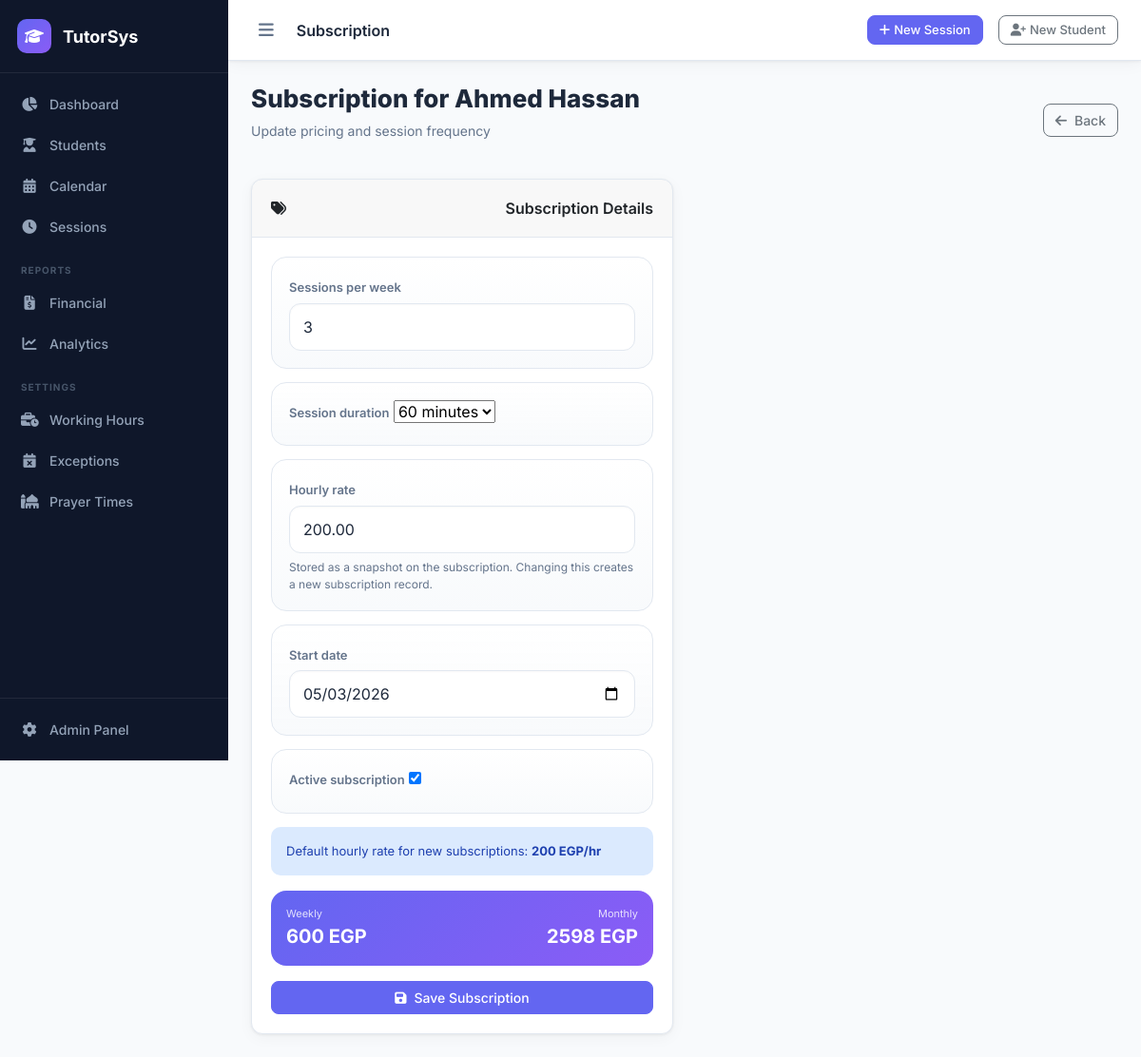
Page /students/1/subscription/ on the committed database.
### scheduler/models.py (models this page shows, shortened)
class Student(models.Model):
    name = models.CharField(max_length=200)
    phone = models.CharField(max_length=20, blank=True)
    notes = models.TextField(blank=True)
    country = models.CharField(max_length=100, blank=True)
    timezone = models.CharField(max_length=64, default='UTC')
    created_at = models.DateTimeField(auto_now_add=True)
    is_active = models.BooleanField(default=True)

class Subscription(models.Model):
    DURATION_CHOICES = [
        (30, _('30 minutes')),
        (60, _('60 minutes')),
    ]
    student = models.ForeignKey(Student, on_delete=models.CASCADE, related_name='subscriptions')
    sessions_per_week = models.PositiveIntegerField(default=3)
    session_duration = models.IntegerField(choices=DURATION_CHOICES, default=60)
    hourly_rate = models.DecimalField(max_digits=10, decimal_places=2, default=DEFAULT_HOURLY_RATE)
    is_active = models.BooleanField(default=True)
    start_date = models.DateField(default=timezone.localdate)
    created_at = models.DateTimeField(auto_now_add=True)

### scheduler/views.py (the view)
# urls.py: path('students/<int:student_pk>/subscription/', views.subscription_edit, name='subscription_edit'),
def subscription_edit(request, student_pk):
    student = get_object_or_404(Student, pk=student_pk)
    sub = student.subscriptions.filter(is_active=True).first()
    if request.method == 'POST':
        form = SubscriptionForm(request.POST, instance=sub)
        if form.is_valid():
            new_sub = form.save(commit=False)
            new_sub.student = student
            if sub and sub.pk:
                sub.is_active = False
                sub.save()
                new_sub.pk = None
            new_sub.is_active = True
            new_sub.save()
            messages.success(request, _('Subscription updated.'))
            return redirect('scheduler:student_detail', pk=student.pk)
    else:
        form = SubscriptionForm(instance=sub)
    return render(request, 'scheduler/subscription_form.html', {'form': form, 'student': student, 'default_hourly_rate': DEFAULT_HOURLY_RATE})

### scheduler/forms.py
class SubscriptionForm(forms.ModelForm):
    class Meta:
        model = Subscription
        fields = ['sessions_per_week', 'session_duration', 'hourly_rate', 'start_date', 'is_active']
        widgets = {
            'start_date': forms.DateInput(attrs={'type': 'date'}),
            'sessions_per_week': forms.NumberInput(attrs={'min': 1, 'placeholder': _('e.g. 3')}),
            'hourly_rate': forms.NumberInput(attrs={'step': '0.01', 'min': '0', 'placeholder': _('0.00')}),
        }
        labels = {'is_active': _('Active subscription')}
    def __init__(self, *args, **kwargs):
        super().__init__(*args, **kwargs)
        self.fields['hourly_rate'].initial = DEFAULT_HOURLY_RATE
        self.fields['hourly_rate'].help_text = _('Stored as a snapshot on the subscription. Changing this creates a new subscription record.')
        self.fields['start_date'].initial = timezone.localdate

### templates/scheduler/subscription_form.html (shortened to what this page needs)
{% extends "base.html" %}
{% block page_title %}Subscription{% endblock %}
{% block content %}
<div class="page-header">
    <div>
        <h1>Subscription for {{ student.name }}</h1>
        <p>Update pricing and session frequency</p>
    </div>
    <a href="{% url 'scheduler:student_detail' student.pk %}" class="btn btn-outline-secondary">
        <i class="fas fa-arrow-left me-2"></i>Back
    </a>
</div>
<div class="row g-4">
    <div class="col-lg-6">
        <div class="card h-100">
            <div class="card-header"><i class="fas fa-tags me-2 text-purple"></i>Subscription Details</div>
            <div class="card-body form-shell">
                <form method="post">
                    {% for field in form %}
                    <div class="field-card">
                        <label class="form-label" for="{{ field.id_for_label }}">{{ field.label }}</label>
                        {{ field }}
                        {% if field.help_text %}<div class="field-help">{{ field.help_text }}</div>{% endif %}
                    </div>
                    {% endfor %}
                    <div class="alert alert-info" style="font-size:13px">
                        Default hourly rate for new subscriptions: <strong>{{ default_hourly_rate }} EGP/hr</strong>
                    </div>
                    <div id="earnings-preview" style="background:linear-gradient(135deg,var(--primary),var(--secondary));border-radius:16px;padding:16px;color:white;margin-bottom:16px;display:none">
                        <div class="d-flex justify-content-between gap-3">
                            <div><div style="font-size:11px;opacity:.8">Weekly</div><div id="weekly-val" style="font-size:20px;font-weight:700">—</div></div>
                            <div style="text-align:right"><div style="font-size:11px;opacity:.8">Monthly</div><div id="monthly-val" style="font-size:20px;font-weight:700">—</div></div>
                        </div>
                    </div>
                    <button type="submit" class="btn btn-primary w-100">
                        <i class="fas fa-save me-2"></i>Save Subscription
                    </button>
                </form>
            </div>
        </div>
    </div>
</div>
{% endblock %}

### static/css/main.css (style rules this page uses)
:root { --primary: #6366f1; --primary-dark: #4f46e5; --primary-light: #e0e7ff; --secondary: #8b5cf6; --success: #10b981; --warning: #f59e0b; --danger: #ef4444; --sidebar-bg: #0f172a; --sidebar-width: 240px; --topbar-height: 64px; --bg: #f8fafc; --surface: #ffffff; --border: #e2e8f0; --text: #1e293b; --text-muted: #64748b; --radius: 12px; --shadow: 0 1px 3px rgba(0,0,0,.06), 0 4px 16px rgba(0,0,0,.04); --shadow-md: 0 4px 12px rgba(0,0,0,.1); }
* { box-sizing: border-box; margin: 0; padding: 0; }
body { font-family: 'Inter', sans-serif; background: var(--bg); color: var(--text); display: flex; min-height: 100vh; overflow-x: hidden; }
.card { background: var(--surface); border: 1px solid var(--border); border-radius: var(--radius); box-shadow: var(--shadow); overflow: hidden; }
.card-header { padding: 18px 20px; border-bottom: 1px solid var(--border); font-weight: 600; display: flex; align-items: center; justify-content: space-between; }
.card-body { padding: 20px; }
.btn { border-radius: 8px; font-weight: 500; font-size: 14px; transition: all .15s; }
.btn-primary { background: var(--primary); border-color: var(--primary); }
.form-label { font-size: 13px; font-weight: 600; color: var(--text-muted); margin-bottom: 6px; }
.page-header { display: flex; align-items: center; justify-content: space-between; margin-bottom: 24px; }
.page-header h1 { font-size: 26px; font-weight: 800; color: var(--text); }
.page-header p { color: var(--text-muted); font-size: 14px; margin-top: 2px; }
.alert { border-radius: 10px; border: none; font-size: 14px; }
.alert-info { background: #dbeafe; color: #1e40af; }

### templates/scheduler/subscription_form.html (style rules this page uses)
.form-shell .form-control, .form-shell .form-select, .form-shell textarea, .form-shell input[type="date"], .form-shell input[type="time"], .form-shell input[type="datetime-local"], .form-shell input[type="number"] { width: 100%; min-height: 48px; padding: 12px 14px; border-radius: 12px; border: 1px solid var(--border); background: var(--surface); color: var(--text); box-shadow: inset 0 1px 2px rgba(15, 23, 42, .03); }
.form-shell .field-card { background: linear-gradient(180deg, rgba(255,255,255,.92), rgba(248,250,252,.96)); border: 1px solid var(--border); border-radius: 16px; padding: 18px; margin-bottom: 14px; }
.form-shell .field-help { font-size: 12px; color: var(--text-muted); margin-top: 6px; }

### rows in the picture
Student: name "Ahmed Hassan"
Subscription: form "3" "60 minutes" "200.00" "05/03/2026" "☑"

### other values in the picture
{{ field.label }} "Sessions per week" "Session duration" "Hourly rate" "Start date" "Active subscription"
{{ field.help_text }} "Stored as a snapshot on the subscription. Changing this creates a new subscription record."
{{ default_hourly_rate }} "200"
